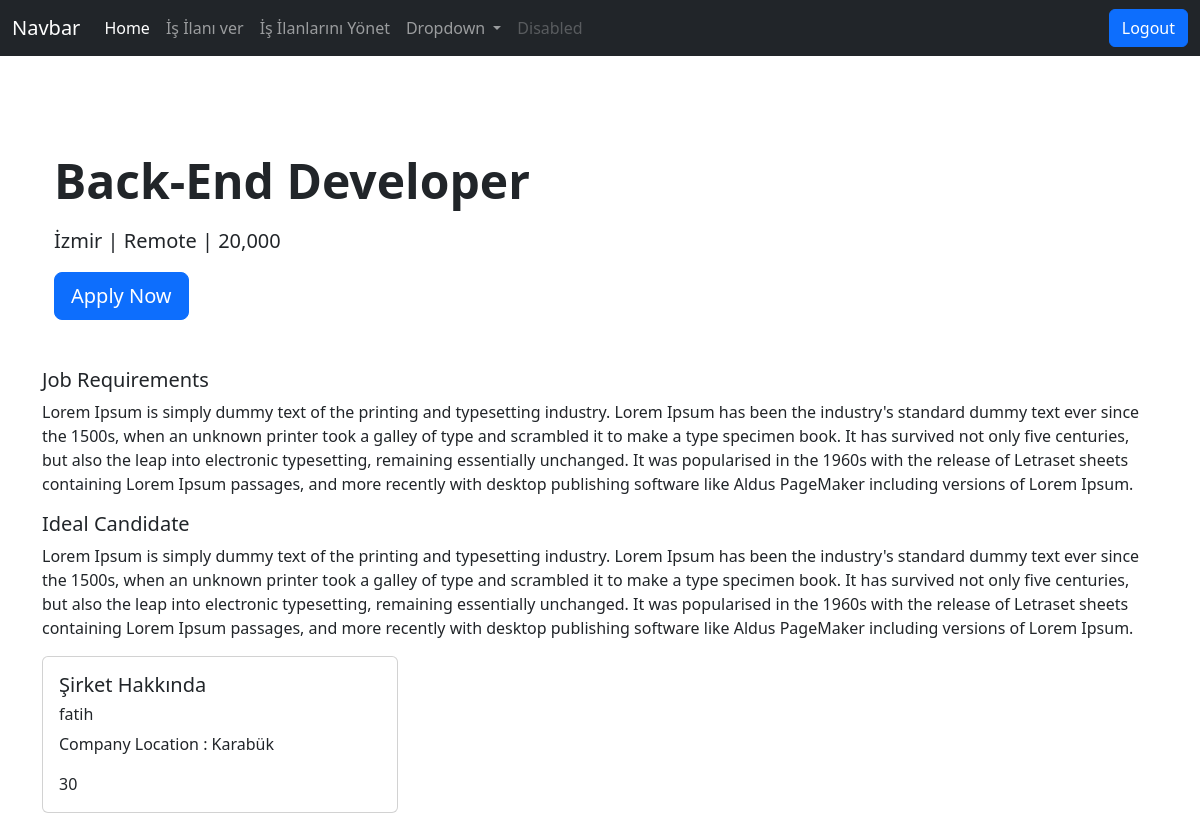
Screenshot of /job_details/5 (signed in) with the database file from the repository.
### dashboard/models.py (models this page shows, shortened)
class Job(models.Model):
    user = models.ForeignKey(User,on_delete=models.CASCADE)
    company = models.ForeignKey(Company,on_delete=models.CASCADE)
    title = models.CharField(max_length=150)
    location = models.ForeignKey(Location,on_delete=models.CASCADE)
    salary = models.PositiveIntegerField() # maaş
    requirements = models.TextField() # Gereksinimler
    ideal_candidate = models.TextField() # İdeal Aday Özellikleri
    is_available = models.BooleanField(default=True)
    addjob = models.DateTimeField(auto_now_add=True)
    industry = models.ForeignKey(Industry, on_delete=models.CASCADE, null=True)
    job_type =  models.ForeignKey(JobType, on_delete=models.CASCADE, null=True)

class Location(models.Model):
    name = models.CharField(max_length=50)
    def __str__(self):
        return self.name

### company/models.py (models this page shows, shortened)
class Company(models.Model):
    user = models.OneToOneField(User, on_delete=models.CASCADE)
    name = models.CharField(max_length=50, null=True, blank=True)
    est_date = models.PositiveIntegerField(null=True, blank=True)
    city = models.CharField(max_length=50, null=True, blank=True)
    state = models.CharField(max_length=50, null=True, blank=True)

### dashboard/views.py (the view)
# urls.py: path("job_details/<int:id>", job_details,name="job_details"),
def job_details(request,id):
    if ApplyJob.objects.filter(user=request.user, job=id).exists():
        has_applited = True
    else:
        has_applited = False
    job = Job.objects.get(id=id)
    context = {
        'job':job,
        'has_applited':has_applited,
    }
    return render(request, 'dashboard/job_details.html', context)

### templates/dashboard/job_details.html
{% extends 'base.html' %}
{% load humanize %}
{% block content %}
    <section>
        <div class="container-fluid py-5">
            <h2 class="display-5 fw-bold">{{ job.title }}</h2>
            <p class="col-md-8 fs-5 mt-3">{{ job.location }} | Remote | {{ job.salary|intcomma }}</p>
            {% if has_applited %}
            <p class="text-danger">Bu İlana Zaten Başvuru Yaptınız!!!</p>
            {% else %}
            <a href="{% url 'applyjob' job.id %}" class="btn btn-primary btn-lg">Apply Now</a>
            {% endif %}
        </div>
    </section>
    <div>
        <section>
            <h5>Job Requirements</h5>
            <p>
                {{ job.requirements }}
            </p>
        </section>
    </div>
    <div>
        <section>
            <h5>Ideal Candidate</h5>
            <p>
                {{ job.ideal_candidate }}
            </p>
        </section>
    </div>
    <div class="row row-cols-1 row-cols-md-3 g-4">
            <div class="col">
                <div class="card h-100">
                    <div class="card-body">
                        <h5 class="card-title">Şirket Hakkında</h5>
                        <h6 class="card-title">{{ job.company.name }}</h6>
                        <p class="card-text">Company Location : {{ job.company.city }}</p>
                        <p class="card-text">{{ job.company.est_date }}</p>
                    </div>
                </div>
            </div>
    </div>
{% endblock content %}

### rows the page displays
Job: title "Back-End Developer", location "İzmir", salary "20,000", requirements "Lorem Ipsum is simply dummy text of the printing and typesetting industry. Lorem Ipsum has been the industry's standard dummy text ever since the 1500s, when an unknown printer took a galley of type and scrambled it to make a type specimen book. It has survived not only five centuries, but also the leap into electronic typesetting, remaining essentially unchanged. It was popularised in the 1960s with the release of Letraset sheets containing Lorem Ipsum passages, and more recently with desktop publishing software like Aldus PageMaker including versions of Lorem Ipsum.", ideal_candidate "Lorem Ipsum is simply dummy text of the printing and typesetting industry. Lorem Ipsum has been the industry's standard dummy text ever since the 1500s, when an unknown printer took a galley of type and scrambled it to make a type specimen book. It has survived not only five centuries, but also the leap into electronic typesetting, remaining essentially unchanged. It was popularised in the 1960s with the release of Letraset sheets containing Lorem Ipsum passages, and more recently with desktop publishing software like Aldus PageMaker including versions of Lorem Ipsum.", company.name "fatih", company.city "Karabük", company.est_date "30"
